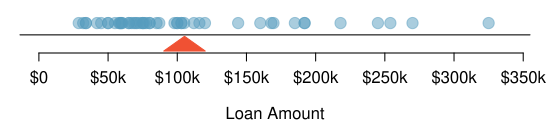

This figure's R source:
library(openintro)

d <- loan50$total_income


myPDF("total_income_dot_plot.pdf",
      5.5,
      1.25,
      mar = c(3.6, 1, 0, 1),
      mgp = c(2.5, 0.7, 0),
      tcl = -0.4)
dotPlot(d,
        at = 1.007,
        xlab = 'Loan Amount',
        ylab = '',
        pch = 20,
        col = COL[1, 3],
        cex = 2.25, # 1.5,
        xlim = c(0, 1.05 * max(d)),
        ylim = c(0.95, 1.05),
        axes = FALSE)
abline(h = 0.983)
AxisInDollars(1, pretty(c(0, d)))
M <- mean(d)
polygon(M + c(-1, 1, 0) * 15000,
        c(0.95, 0.95, 0.98),
        border = COL[4],
        col = COL[4])
dev.off()



set.seed(10)
myPDF("total_income_dot_plot_stacked.pdf",
      5.5,
      2.25,
      mar = c(3.6, 1, 0.5, 1),
      mgp = c(2.5, 0.7, 0))
round.to <- 10000
binned <- round.to * round(d / round.to)
tab <- table(binned)
cex    <- 1
plot(0,
     type = "n",
     xlab = "Loan Amount, Rounded to Nearest $1000",
     ylab = "",
     axes = FALSE,
     xlim = c(0, 1.05 * max(d)),
     ylim = c(-1, 1.5 * max(tab)))
for (i in 1:length(tab)) {
  points(rep(as.numeric(names(tab[i])), tab[i]),
         1.5 * (1:tab[i]) - 0.4,
         pch = 19,
         col = COL[1],
         cex = 1.5 * cex)
}
abline(h = 0)
AxisInDollars(1, pretty(c(0, d)))
polygon(M + c(-1, 1, 0) * 15000,
        c(-1.2, -1.2, -0.1),
        border = COL[4],
        col = COL[4])
dev.off()

M
sd(d)
